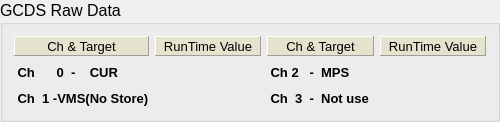
       <widget class="QGroupBox" name="groupBox_19" >
        <property name="minimumSize" >
         <size>
          <width>500</width>
          <height>0</height>
         </size>
        </property>
        <property name="maximumSize" >
         <size>
          <width>800</width>
          <height>16777215</height>
         </size>
        </property>
        <property name="font" >
         <font>
          <pointsize>12</pointsize>
         </font>
        </property>
        <property name="autoFillBackground" >
         <bool>false</bool>
        </property>
        <property name="title" >
         <string>GCDS Raw Data</string>
        </property>
        <property name="alignment" >
         <set>Qt::AlignLeading</set>
        </property>
        <property name="flat" >
         <bool>false</bool>
        </property>
        <property name="checkable" >
         <bool>false</bool>
        </property>
        <layout class="QGridLayout" >
         <item row="0" column="0" >
          <widget class="QLabel" name="label_86" >
           <property name="minimumSize" >
            <size>
             <width>0</width>
             <height>20</height>
            </size>
           </property>
           <property name="maximumSize" >
            <size>
             <width>200</width>
             <height>20</height>
            </size>
           </property>
           <property name="palette" >
            <palette>
             <active>
              <colorrole role="Base" >
               <brush brushstyle="SolidPattern" >
                <color alpha="255" >
                 <red>255</red>
                 <green>255</green>
                 <blue>127</blue>
                </color>
               </brush>
              </colorrole>
              <colorrole role="Window" >
               <brush brushstyle="SolidPattern" >
                <color alpha="255" >
                 <red>229</red>
                 <green>226</green>
                 <blue>206</blue>
                </color>
               </brush>
              </colorrole>
              <colorrole role="Shadow" >
               <brush brushstyle="SolidPattern" >
                <color alpha="255" >
                 <red>127</red>
                 <green>129</green>
                 <blue>107</blue>
                </color>
               </brush>
              </colorrole>
             </active>
             <inactive>
              <colorrole role="Base" >
               <brush brushstyle="SolidPattern" >
                <color alpha="255" >
                 <red>255</red>
                 <green>255</green>
                 <blue>255</blue>
                </color>
               </brush>
              </colorrole>
              <colorrole role="Window" >
               <brush brushstyle="SolidPattern" >
                <color alpha="255" >
                 <red>229</red>
                 <green>226</green>
                 <blue>206</blue>
                </color>
               </brush>
              </colorrole>
              <colorrole role="Shadow" >
               <brush brushstyle="SolidPattern" >
                <color alpha="255" >
                 <red>127</red>
                 <green>129</green>
                 <blue>107</blue>
                </color>
               </brush>
              </colorrole>
             </inactive>
             <disabled>
              <colorrole role="Base" >
               <brush brushstyle="SolidPattern" >
                <color alpha="255" >
                 <red>229</red>
                 <green>226</green>
                 <blue>206</blue>
                </color>
               </brush>
              </colorrole>
              <colorrole role="Window" >
               <brush brushstyle="SolidPattern" >
                <color alpha="255" >
                 <red>229</red>
                 <green>226</green>
                 <blue>206</blue>
                </color>
               </brush>
              </colorrole>
              <colorrole role="Shadow" >
               <brush brushstyle="SolidPattern" >
                <color alpha="255" >
                 <red>127</red>
                 <green>129</green>
                 <blue>107</blue>
                </color>
               </brush>
              </colorrole>
             </disabled>
            </palette>
           </property>
           <property name="font" >
            <font>
             <pointsize>10</pointsize>
             <weight>50</weight>
             <bold>false</bold>
            </font>
           </property>
           <property name="autoFillBackground" >
            <bool>true</bool>
           </property>
           <property name="frameShape" >
            <enum>QFrame::Panel</enum>
           </property>
           <property name="frameShadow" >
            <enum>QFrame::Raised</enum>
           </property>
           <property name="lineWidth" >
            <number>1</number>
           </property>
           <property name="text" >
            <string>Ch &amp; Target</string>
           </property>
           <property name="alignment" >
            <set>Qt::AlignCenter</set>
           </property>
          </widget>
         </item>
         <item row="0" column="1" >
          <widget class="QLabel" name="label_87" >
           <property name="minimumSize" >
            <size>
             <width>0</width>
             <height>20</height>
            </size>
           </property>
           <property name="maximumSize" >
            <size>
             <width>200</width>
             <height>20</height>
            </size>
           </property>
           <property name="palette" >
            <palette>
             <active>
              <colorrole role="Base" >
               <brush brushstyle="SolidPattern" >
                <color alpha="255" >
                 <red>255</red>
                 <green>255</green>
                 <blue>127</blue>
                </color>
               </brush>
              </colorrole>
              <colorrole role="Window" >
               <brush brushstyle="SolidPattern" >
                <color alpha="255" >
                 <red>229</red>
                 <green>226</green>
                 <blue>206</blue>
                </color>
               </brush>
              </colorrole>
              <colorrole role="Shadow" >
               <brush brushstyle="SolidPattern" >
                <color alpha="255" >
                 <red>127</red>
                 <green>129</green>
                 <blue>107</blue>
                </color>
               </brush>
              </colorrole>
             </active>
             <inactive>
              <colorrole role="Base" >
               <brush brushstyle="SolidPattern" >
                <color alpha="255" >
                 <red>255</red>
                 <green>255</green>
                 <blue>255</blue>
                </color>
               </brush>
              </colorrole>
              <colorrole role="Window" >
               <brush brushstyle="SolidPattern" >
                <color alpha="255" >
                 <red>229</red>
                 <green>226</green>
                 <blue>206</blue>
                </color>
               </brush>
              </colorrole>
              <colorrole role="Shadow" >
               <brush brushstyle="SolidPattern" >
                <color alpha="255" >
                 <red>127</red>
                 <green>129</green>
                 <blue>107</blue>
                </color>
               </brush>
              </colorrole>
             </inactive>
             <disabled>
              <colorrole role="Base" >
               <brush brushstyle="SolidPattern" >
                <color alpha="255" >
                 <red>229</red>
                 <green>226</green>
                 <blue>206</blue>
                </color>
               </brush>
              </colorrole>
              <colorrole role="Window" >
               <brush brushstyle="SolidPattern" >
                <color alpha="255" >
                 <red>229</red>
                 <green>226</green>
                 <blue>206</blue>
                </color>
               </brush>
              </colorrole>
              <colorrole role="Shadow" >
               <brush brushstyle="SolidPattern" >
                <color alpha="255" >
                 <red>127</red>
                 <green>129</green>
                 <blue>107</blue>
                </color>
               </brush>
              </colorrole>
             </disabled>
            </palette>
           </property>
           <property name="font" >
            <font>
             <pointsize>10</pointsize>
             <weight>50</weight>
             <bold>false</bold>
            </font>
           </property>
           <property name="autoFillBackground" >
            <bool>true</bool>
           </property>
           <property name="frameShape" >
            <enum>QFrame::Panel</enum>
           </property>
           <property name="frameShadow" >
            <enum>QFrame::Raised</enum>
           </property>
           <property name="lineWidth" >
            <number>1</number>
           </property>
           <property name="text" >
            <string>RunTime Value</string>
           </property>
           <property name="alignment" >
            <set>Qt::AlignCenter</set>
           </property>
          </widget>
         </item>
         <item row="0" column="2" >
          <widget class="QLabel" name="label_89" >
           <property name="minimumSize" >
            <size>
             <width>0</width>
             <height>20</height>
            </size>
           </property>
           <property name="maximumSize" >
            <size>
             <width>200</width>
             <height>20</height>
            </size>
           </property>
           <property name="palette" >
            <palette>
             <active>
              <colorrole role="Base" >
               <brush brushstyle="SolidPattern" >
                <color alpha="255" >
                 <red>255</red>
                 <green>255</green>
                 <blue>127</blue>
                </color>
               </brush>
              </colorrole>
              <colorrole role="Window" >
               <brush brushstyle="SolidPattern" >
                <color alpha="255" >
                 <red>229</red>
                 <green>226</green>
                 <blue>206</blue>
                </color>
               </brush>
              </colorrole>
              <colorrole role="Shadow" >
               <brush brushstyle="SolidPattern" >
                <color alpha="255" >
                 <red>127</red>
                 <green>129</green>
                 <blue>107</blue>
                </color>
               </brush>
              </colorrole>
             </active>
             <inactive>
              <colorrole role="Base" >
               <brush brushstyle="SolidPattern" >
                <color alpha="255" >
                 <red>255</red>
                 <green>255</green>
                 <blue>255</blue>
                </color>
               </brush>
              </colorrole>
              <colorrole role="Window" >
               <brush brushstyle="SolidPattern" >
                <color alpha="255" >
                 <red>229</red>
                 <green>226</green>
                 <blue>206</blue>
                </color>
               </brush>
              </colorrole>
              <colorrole role="Shadow" >
               <brush brushstyle="SolidPattern" >
                <color alpha="255" >
                 <red>127</red>
                 <green>129</green>
                 <blue>107</blue>
                </color>
               </brush>
              </colorrole>
             </inactive>
             <disabled>
              <colorrole role="Base" >
               <brush brushstyle="SolidPattern" >
                <color alpha="255" >
                 <red>229</red>
                 <green>226</green>
                 <blue>206</blue>
                </color>
               </brush>
              </colorrole>
              <colorrole role="Window" >
               <brush brushstyle="SolidPattern" >
                <color alpha="255" >
                 <red>229</red>
                 <green>226</green>
                 <blue>206</blue>
                </color>
               </brush>
              </colorrole>
              <colorrole role="Shadow" >
               <brush brushstyle="SolidPattern" >
                <color alpha="255" >
                 <red>127</red>
                 <green>129</green>
                 <blue>107</blue>
                </color>
               </brush>
              </colorrole>
             </disabled>
            </palette>
           </property>
           <property name="font" >
            <font>
             <pointsize>10</pointsize>
             <weight>50</weight>
             <bold>false</bold>
            </font>
           </property>
           <property name="autoFillBackground" >
            <bool>true</bool>
           </property>
           <property name="frameShape" >
            <enum>QFrame::Panel</enum>
           </property>
           <property name="frameShadow" >
            <enum>QFrame::Raised</enum>
           </property>
           <property name="lineWidth" >
            <number>1</number>
           </property>
           <property name="text" >
            <string>Ch &amp; Target</string>
           </property>
           <property name="alignment" >
            <set>Qt::AlignCenter</set>
           </property>
          </widget>
         </item>
         <item row="0" column="3" >
          <widget class="QLabel" name="label_88" >
           <property name="minimumSize" >
            <size>
             <width>0</width>
             <height>20</height>
            </size>
           </property>
           <property name="maximumSize" >
            <size>
             <width>200</width>
             <height>20</height>
            </size>
           </property>
           <property name="palette" >
            <palette>
             <active>
              <colorrole role="Base" >
               <brush brushstyle="SolidPattern" >
                <color alpha="255" >
                 <red>255</red>
                 <green>255</green>
                 <blue>127</blue>
                </color>
               </brush>
              </colorrole>
              <colorrole role="Window" >
               <brush brushstyle="SolidPattern" >
                <color alpha="255" >
                 <red>229</red>
                 <green>226</green>
                 <blue>206</blue>
                </color>
               </brush>
              </colorrole>
              <colorrole role="Shadow" >
               <brush brushstyle="SolidPattern" >
                <color alpha="255" >
                 <red>127</red>
                 <green>129</green>
                 <blue>107</blue>
                </color>
               </brush>
              </colorrole>
             </active>
             <inactive>
              <colorrole role="Base" >
               <brush brushstyle="SolidPattern" >
                <color alpha="255" >
                 <red>255</red>
                 <green>255</green>
                 <blue>255</blue>
                </color>
               </brush>
              </colorrole>
              <colorrole role="Window" >
               <brush brushstyle="SolidPattern" >
                <color alpha="255" >
                 <red>229</red>
                 <green>226</green>
                 <blue>206</blue>
                </color>
               </brush>
              </colorrole>
              <colorrole role="Shadow" >
               <brush brushstyle="SolidPattern" >
                <color alpha="255" >
                 <red>127</red>
                 <green>129</green>
                 <blue>107</blue>
                </color>
               </brush>
              </colorrole>
             </inactive>
             <disabled>
              <colorrole role="Base" >
               <brush brushstyle="SolidPattern" >
                <color alpha="255" >
                 <red>229</red>
                 <green>226</green>
                 <blue>206</blue>
                </color>
               </brush>
              </colorrole>
              <colorrole role="Window" >
               <brush brushstyle="SolidPattern" >
                <color alpha="255" >
                 <red>229</red>
                 <green>226</green>
                 <blue>206</blue>
                </color>
               </brush>
              </colorrole>
              <colorrole role="Shadow" >
               <brush brushstyle="SolidPattern" >
                <color alpha="255" >
                 <red>127</red>
                 <green>129</green>
                 <blue>107</blue>
                </color>
               </brush>
              </colorrole>
             </disabled>
            </palette>
           </property>
           <property name="font" >
            <font>
             <pointsize>10</pointsize>
             <weight>50</weight>
             <bold>false</bold>
            </font>
           </property>
           <property name="autoFillBackground" >
            <bool>true</bool>
           </property>
           <property name="frameShape" >
            <enum>QFrame::Panel</enum>
           </property>
           <property name="frameShadow" >
            <enum>QFrame::Raised</enum>
           </property>
           <property name="lineWidth" >
            <number>1</number>
           </property>
           <property name="text" >
            <string>RunTime Value</string>
           </property>
           <property name="alignment" >
            <set>Qt::AlignCenter</set>
           </property>
          </widget>
         </item>
         <item row="1" column="0" >
          <widget class="QLabel" name="label_90" >
           <property name="minimumSize" >
            <size>
             <width>0</width>
             <height>20</height>
            </size>
           </property>
           <property name="maximumSize" >
            <size>
             <width>200</width>
             <height>20</height>
            </size>
           </property>
           <property name="font" >
            <font>
             <pointsize>10</pointsize>
             <weight>75</weight>
             <bold>true</bold>
            </font>
           </property>
           <property name="layoutDirection" >
            <enum>Qt::LeftToRight</enum>
           </property>
           <property name="text" >
            <string> Ch      0  -    CUR</string>
           </property>
           <property name="alignment" >
            <set>Qt::AlignLeading|Qt::AlignLeft|Qt::AlignVCenter</set>
           </property>
          </widget>
         </item>
         <item row="1" column="1" >
          <widget class="CADisplayer" name="CADisplayer" >
           <property name="statusTip" >
            <string>PVname : GCDS_READ_DATA_CH0</string>
           </property>
           <property name="nuformat" stdset="0" >
            <enum>CADisplayer::RealFour</enum>
           </property>
           <property name="pvname" >
            <string>GCDS_READ_DATA_CH0</string>
           </property>
           <property name="periodicdata" stdset="0" >
            <enum>CADisplayer::OneSec</enum>
           </property>
          </widget>
         </item>
         <item row="1" column="2" >
          <widget class="QLabel" name="label_92" >
           <property name="minimumSize" >
            <size>
             <width>0</width>
             <height>20</height>
            </size>
           </property>
           <property name="maximumSize" >
            <size>
             <width>200</width>
             <height>20</height>
            </size>
           </property>
           <property name="font" >
            <font>
             <pointsize>10</pointsize>
             <weight>75</weight>
             <bold>true</bold>
            </font>
           </property>
           <property name="layoutDirection" >
            <enum>Qt::LeftToRight</enum>
           </property>
           <property name="text" >
            <string> Ch 2   -  MPS</string>
           </property>
           <property name="alignment" >
            <set>Qt::AlignLeading|Qt::AlignLeft|Qt::AlignVCenter</set>
           </property>
          </widget>
         </item>
         <item row="1" column="3" >
          <widget class="CADisplayer" name="CADisplayer_4" >
           <property name="nuformat" stdset="0" >
            <enum>CADisplayer::RealFour</enum>
           </property>
           <property name="pvname" >
            <string>GCDS_READ_DATA_CH2</string>
           </property>
           <property name="periodicdata" stdset="0" >
            <enum>CADisplayer::OneSec</enum>
           </property>
          </widget>
         </item>
         <item row="2" column="0" >
          <widget class="QLabel" name="label_91" >
           <property name="minimumSize" >
            <size>
             <width>0</width>
             <height>20</height>
            </size>
           </property>
           <property name="maximumSize" >
            <size>
             <width>200</width>
             <height>20</height>
            </size>
           </property>
           <property name="font" >
            <font>
             <pointsize>10</pointsize>
             <weight>75</weight>
             <bold>true</bold>
            </font>
           </property>
           <property name="layoutDirection" >
            <enum>Qt::LeftToRight</enum>
           </property>
           <property name="text" >
            <string> Ch  1 -VMS(No Store)</string>
           </property>
           <property name="alignment" >
            <set>Qt::AlignLeading|Qt::AlignLeft|Qt::AlignVCenter</set>
           </property>
          </widget>
         </item>
         <item row="2" column="1" >
          <widget class="CADisplayer" name="CADisplayer_3" >
           <property name="nuformat" stdset="0" >
            <enum>CADisplayer::RealFour</enum>
           </property>
           <property name="pvname" >
            <string>GCDS_READ_DATA_CH1</string>
           </property>
           <property name="periodicdata" stdset="0" >
            <enum>CADisplayer::OneSec</enum>
           </property>
          </widget>
         </item>
         <item row="2" column="2" >
          <widget class="QLabel" name="label_93" >
           <property name="minimumSize" >
            <size>
             <width>0</width>
             <height>20</height>
            </size>
           </property>
           <property name="maximumSize" >
            <size>
             <width>200</width>
             <height>20</height>
            </size>
           </property>
           <property name="font" >
            <font>
             <pointsize>10</pointsize>
             <weight>75</weight>
             <bold>true</bold>
            </font>
           </property>
           <property name="layoutDirection" >
            <enum>Qt::LeftToRight</enum>
           </property>
           <property name="text" >
            <string> Ch  3  -  Not use</string>
           </property>
           <property name="alignment" >
            <set>Qt::AlignLeading|Qt::AlignLeft|Qt::AlignVCenter</set>
           </property>
          </widget>
         </item>
         <item row="2" column="3" >
          <widget class="CADisplayer" name="CADisplayer_5" >
           <property name="nuformat" stdset="0" >
            <enum>CADisplayer::RealFour</enum>
           </property>
           <property name="pvname" >
            <string>GCDS_READ_DATA_CH3</string>
           </property>
           <property name="periodicdata" stdset="0" >
            <enum>CADisplayer::OneSec</enum>
           </property>
          </widget>
         </item>
        </layout>
       </widget>
